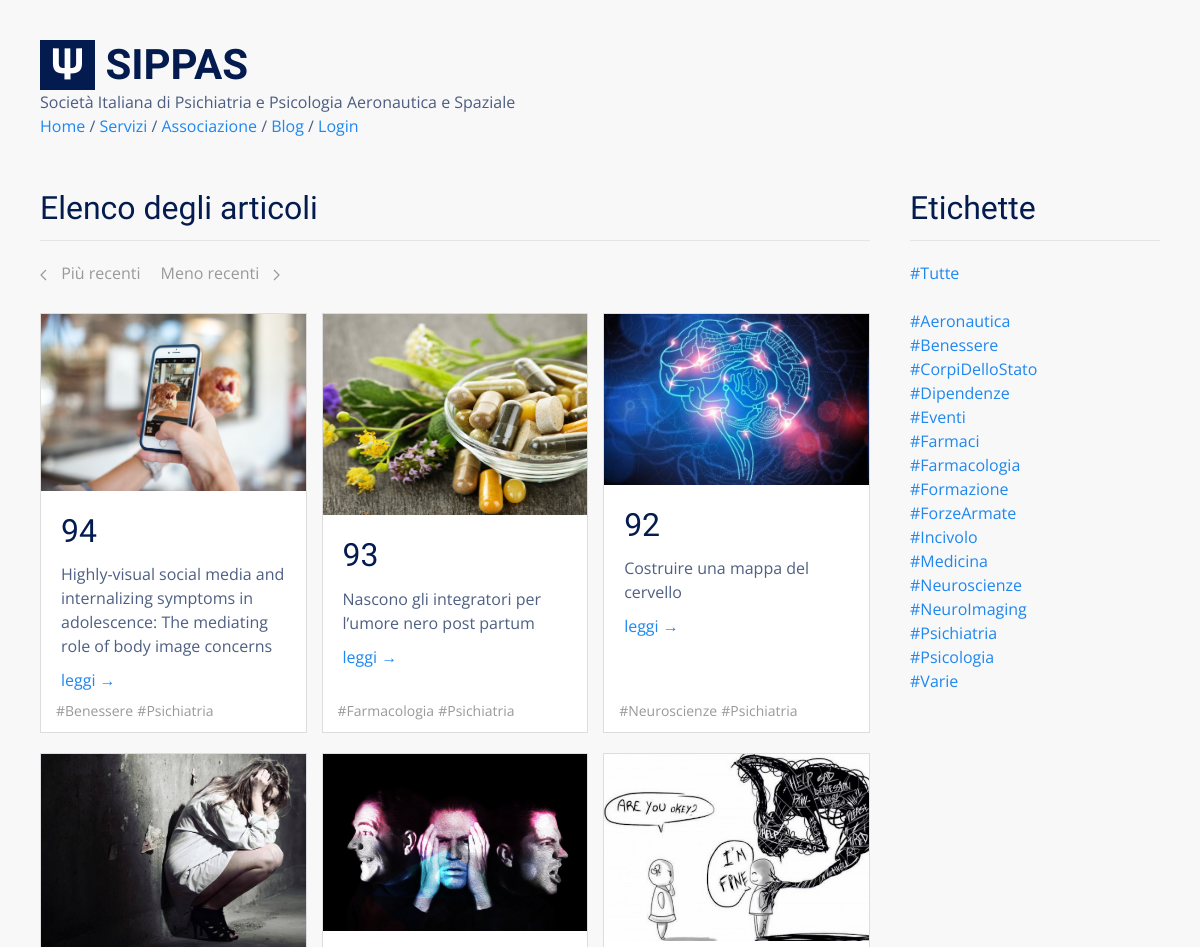
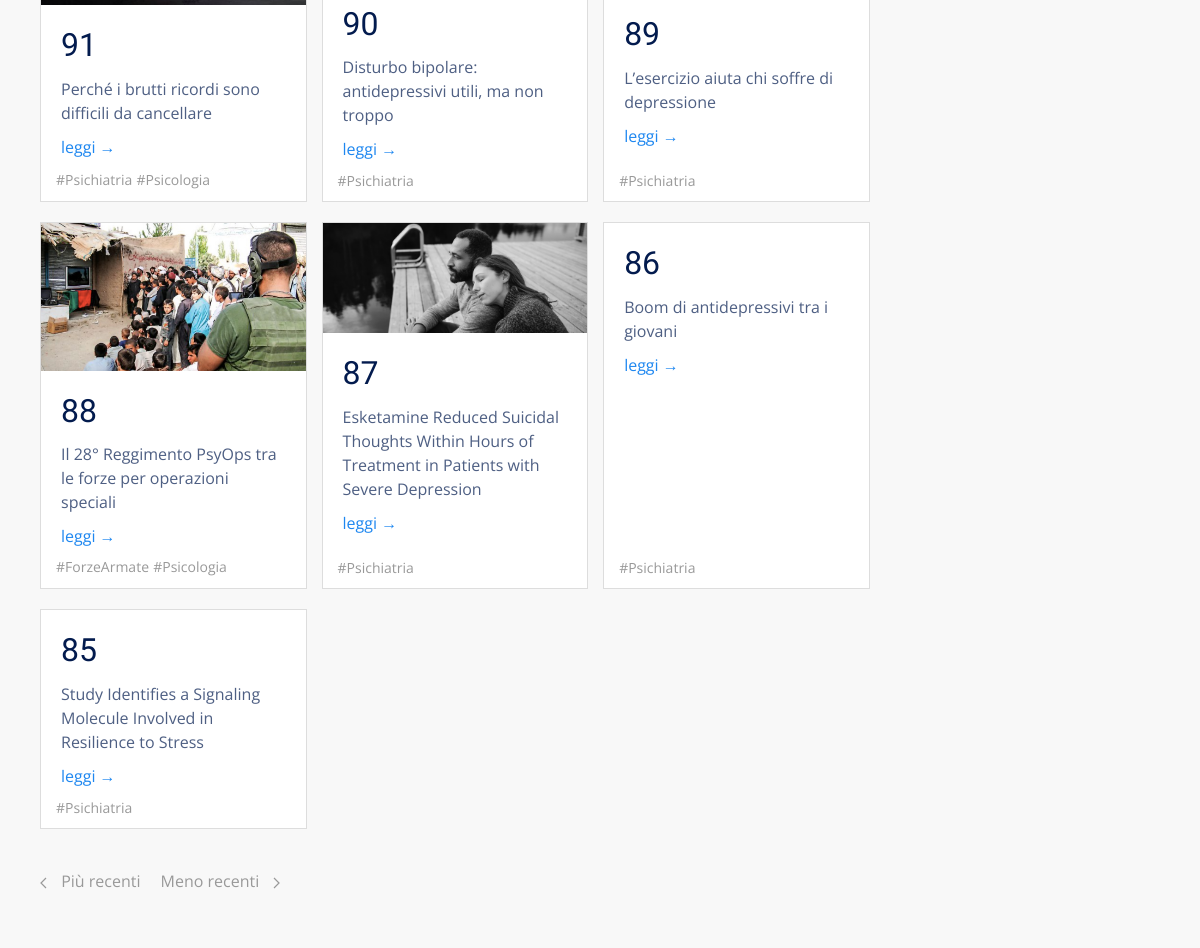
Screenshot of /blog/ with the database file from the repository (2 pictures, top to bottom).
### tables this page shows
CREATE TABLE "posts" (
  "id" integer NOT NULL PRIMARY KEY AUTOINCREMENT,
  "title" text,
  "body" TEXT,
  "teaser" text,
  "tags" TEXT,
  "is_sticky" integer,
  "author_id" text,
  "created_at" TEXT,
  "updated_at" text,
  "published_at" TEXT
);

### flaskApp/blueprints/blog/routes.py (the view)
@bp_blog.route("/")
@cache.cached()
def posts():
  posts = query_db('SELECT * FROM posts ORDER BY id DESC LIMIT {}'.format(BLOG_PAGE_SIZE))
  return render_template(
    "blog/posts.html",
    posts=posts,
    tags=TAGS,
    pagination="blog/posts_pagination.html"
  )

### flaskApp/db/sqlite.py (called while the page is built)
def get_db():
  if "db" not in g:
    g.db = sqlite3.connect(
      db_path,
      detect_types = sqlite3.PARSE_DECLTYPES,
      isolation_level = "DEFERRED"
    )
    g.db.cursor().execute("PRAGMA journal_mode=WAL")
    g.db.row_factory = sqlite3.Row
  return g.db

def query_db(query, args=(), one = False):
  with closing(get_db().cursor().execute(query, args)) as cur:
    rv = cur.fetchall()
    return (rv[0] if rv else None) if one else rv

### flaskApp/blueprints/blog/templates/blog/posts.html
{% extends 'base.html' %}
{% block content %}
<div class="uk-section">
  <div class="uk-container">
    <div class="uk-grid">
      <div class="uk-width-3-4@s">
        <h2 class="uk-heading-divider">Elenco degli articoli</h2>
        {% if posts %}
          <div class="uk-margin">
            {% include pagination %}
          </div>
          {% include 'blog/posts_list.html' %}
        {% else %}
          <div class="uk-margin">
            Nessun articolo trovato.
          </div>
        {% endif %}
      </div>
      <div class="uk-width-expand">
        <div>
          <h2 class="uk-heading-divider">Etichette</h2>
          {% include 'blog/tags_list.html' %}
        </div>
      </div>
    </div>
    {% if posts %}
      <div class="uk-margin">
        {% include pagination %}
      </div>
    {% endif %}
  </div>
</div>
{% endblock %}

### flaskApp/blueprints/blog/templates/blog/posts_list.html
<div class="uk-grid uk-grid-match uk-grid-small">
  {% for p in posts %}
  <div class="uk-width-1-2@s uk-width-1-3@l uk-margin-bottom">
    <div class="uk-card uk-card-default uk-card-small uk-margin">
      {% if p.teaser %}
      <div class="uk-card-media-top">
        <img src="{{ url_for('static', filename='blog/' + p.id | string + '/' + p.teaser) }}" />
      </div>
      {% endif %}
      <div class="uk-card-body">
        <h2 class="uk-margin-remove">{{ p.id }}</h2>
        <p class="uk-margin-small">{{ p.title }}</p>
        <div class="uk-margin-bottom">
          <a href="{{ url_for('blog.view_post', id=p.id) }}">leggi &rarr;</a>
        </div>
        <p class="uk-position-small uk-position-bottom" style="bottom: 10px">
          {% for tag in p.tags.split(' ') %} <a class="uk-text-small uk-text-muted"
            href="{{ url_for('blog.posts_tagged', tag=tag) }}">{{ tag }}</a> {% endfor %}
        </p>
      </div>
    </div>
  </div>
  {% endfor %}
</div>

### flaskApp/static/css/main.css (style rules this page uses)
html { font-family: 'Open Sans', sans-serif; font-size: 16px; font-weight: normal; line-height: 1.5; background: #f8f8f8; color: rgba(3,27,78,0.7) !important; }
h1, .uk-h1, h2, .uk-h2, h3, .uk-h3, h4, .uk-h4, h5, .uk-h5, h6, .uk-h6 { font-family: 'Yanone Kaffeesatz', sans-serif; margin: 0 0 20px 0; font-weight: normal; color: #031b4e; text-transform: none; }
.uk-section { padding: 0px; padding-top: 30px; }
.uk-card-default { color: rgba(3,27,78,0.7) !important; box-shadow: none; border: 1px solid #ddd; }

### rows the page displays
posts: id+teaser (picture), id "94", title "Highly-visual social media and internalizing symptoms in adolescence: The mediating role of body image concerns", tag "#Benessere" "#Psichiatria"
posts: id+teaser (picture), id "93", title "Nascono gli integratori per l’umore nero post partum", tag "#Farmacologia" "#Psichiatria"
posts: id+teaser (picture), id "92", title "Costruire una mappa del cervello", tag "#Neuroscienze" "#Psichiatria"
posts: id+teaser (picture), id "91", title "Perché i brutti ricordi sono difficili da cancellare", tag "#Psichiatria" "#Psicologia"
posts: id+teaser (picture), id "90", title "Disturbo bipolare: antidepressivi utili, ma non troppo", tags "#Psichiatria"
posts: id+teaser (picture), id "89", title "L’esercizio aiuta chi soffre di depressione", tags "#Psichiatria"
posts: id+teaser (picture), id "88", title "Il 28° Reggimento PsyOps tra le forze per operazioni speciali", tag "#ForzeArmate" "#Psicologia"
posts: id+teaser (picture), id "87", title "Esketamine Reduced Suicidal Thoughts Within Hours of Treatment in Patients with Severe Depression", tags "#Psichiatria"
posts: id "86", title "Boom di antidepressivi tra i giovani", tags "#Psichiatria"
posts: id "85", title "Study Identifies a Signaling Molecule Involved in Resilience to Stress", tags "#Psichiatria"

### other values shown
{{ t }} "#Aeronautica" "#Benessere" "#CorpiDelloStato" "#Dipendenze" "#Eventi" "#Farmaci" "#Farmacologia" "#Formazione" "#ForzeArmate" "#Incivolo" "#Medicina" "#Neuroscienze" "#NeuroImaging" "#Psichiatria" "#Psicologia" "#Varie"
